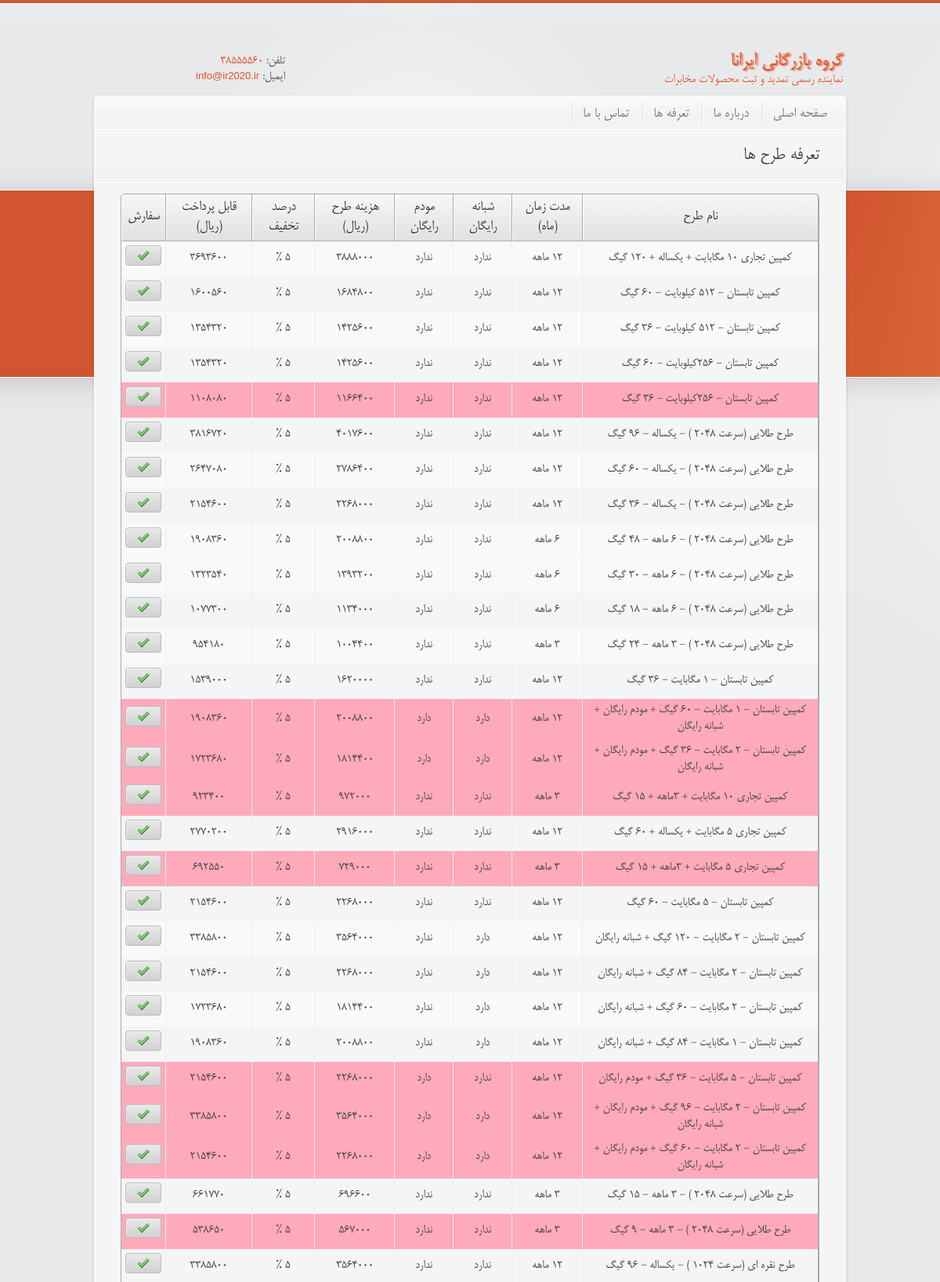
Screenshot of /price.php (upper part) with the database file from the repository.
### tables this page shows
CREATE TABLE IF NOT EXISTS `settings` (
  `id` int(11) NOT NULL AUTO_INCREMENT,
  `key` varchar(30) NOT NULL,
  `value` text NOT NULL,
  PRIMARY KEY (`id`)
);

CREATE TABLE IF NOT EXISTS `plans` (
  `id` int(11) NOT NULL AUTO_INCREMENT,
  `pname` varchar(100) NOT NULL,
  `month` int(11) NOT NULL,
  `gig` int(11) NOT NULL,
  `night` tinyint(1) NOT NULL,
  `modem` tinyint(1) NOT NULL,
  `price` double NOT NULL,
  `percent` tinyint(3) unsigned NOT NULL,
  `special` tinyint(1) NOT NULL,
  `position` int(11) NOT NULL,
  `remove` tinyint(1) NOT NULL,
  PRIMARY KEY (`id`)
);

### classes/database.php (called while the page is built, shortened)
<?php
  include_once("security.php");
class Database
  {
 private static $me;
 private $link;
 public $cmd;
 function __construct()
 {
      $this->link = mysqli_connect(_DB_SERVER,_DB_USER,_DB_PASS);
	  mysqli_set_charset($this->link, "utf8");
      mysqli_select_db($this->link,_DB_NAME);
 }
public static function GetDatabase()
{
   if(is_null(self::$me))
       self::$me = new Database();
    return self::$me;
 }
public function RunSQL()
{
   $security = Security::GetSecurity ();
   $this->cmd = $security->Xss_Clean($this->cmd);
   $result =  mysqli_query($this->link,$this->cmd);
   return $result;
}
function Select($tableName, $fields=NULL, $where = NULL, $order = NULL)
{
    if ($where) $where = " WHERE " . $where;
	$this->cmd = "SELECT $fields FROM `$tableName` " . $where . $order;
	$res = $this->RunSQL();
    if ($res)
	    return mysqli_fetch_array($res);
	else
        return false;
}
public function  SelectAll($tableName, $fields,$where = NULL,
                 $order = NULL, $from = NULL, $count = NULL)
 {
	$limit = "";
    if (!$fileds) $fields="*";
    if ($where) $where = " WHERE " . $where;
    if ($order) $order = " ORDER BY " . $order;
    $this->cmd = "SELECT $fields FROM `$tableName` " . $where . " " . $order . " " . $limit;
    $res =$this->RunSQL();
    $rows = array();
    if ($res)
    {
        while($row = mysqli_fetch_array($res)) $rows[] = $row;
    }
    return $rows;
}
  }
?>

### classes/functions.php (called while the page is built, shortened)
<?php
	include_once("database.php");
	   function GetSettingValue($key, $strip_tags = 0)
       {
			$db = Database::GetDatabase();
			$row = $db ->Select("settings","value","`key`='{$key}'");
			return ($row) ? $row["value"] : false;
       }
?>

### classes/security.php (called while the page is built, shortened)
<?php
class Security
{
    private static $me;
    public static function GetSecurity()
    {
      if(is_null(self::$me))
         self::$me = new Security();
      return self::$me;
    }
    public function Xss_Clean($data)
    {
        $data = str_replace(array('&amp;','&lt;','&gt;'), array('&amp;amp;','&amp;lt;','&amp;gt;'), $data);
        $data = preg_replace('/(&#*\w+)[\x00-\x20]+;/u', '$1;', $data);
        $data = preg_replace('/(&#x*[0-9A-F]+);*/iu', '$1;', $data);
        $data = html_entity_decode($data, ENT_COMPAT, 'UTF-8');
        $data = preg_replace('#(<[^>]+?[\x00-\x20"\'])(?:on|xmlns)[^>]*+>#iu', '$1>', $data);
        $data = preg_replace('#([a-z]*)[\x00-\x20]*=[\x00-\x20]*([`\'"]*)[\x00-\x20]*j[\x00-\x20]*a[\x00-\x20]*v[\x00-\x20]*a[\x00-\x20]*s[\x00-\x20]*c[\x00-\x20]*r[\x00-\x20]*i[\x00-\x20]*p[\x00-\x20]*t[\x00-\x20]*:#iu', '$1=$2nojavascript...', $data);
        $data = preg_replace('#([a-z]*)[\x00-\x20]*=([\'"]*)[\x00-\x20]*v[\x00-\x20]*b[\x00-\x20]*s[\x00-\x20]*c[\x00-\x20]*r[\x00-\x20]*i[\x00-\x20]*p[\x00-\x20]*t[\x00-\x20]*:#iu', '$1=$2novbscript...', $data);
        $data = preg_replace('#([a-z]*)[\x00-\x20]*=([\'"]*)[\x00-\x20]*-moz-binding[\x00-\x20]*:#u', '$1=$2nomozbinding...', $data);
        $data = preg_replace('#(<[^>]+?)style[\x00-\x20]*=[\x00-\x20]*[`\'"]*.*?expression[\x00-\x20]*\([^>]*+>#i', '$1>', $data);
        $data = preg_replace('#(<[^>]+?)style[\x00-\x20]*=[\x00-\x20]*[`\'"]*.*?behaviour[\x00-\x20]*\([^>]*+>#i', '$1>', $data);
        $data = preg_replace('#(<[^>]+?)style[\x00-\x20]*=[\x00-\x20]*[`\'"]*.*?s[\x00-\x20]*c[\x00-\x20]*r[\x00-\x20]*i[\x00-\x20]*p[\x00-\x20]*t[\x00-\x20]*:*[^>]*+>#iu', '$1>', $data);
        $data = preg_replace('#</*\w+:\w[^>]*+>#i', '', $data);
        do
        {
            $old_data = $data;
            $data = preg_replace('#</*(?:applet|b(?:ase|gsound|link)|embed|frame(?:set)?|i(?:frame|layer)|l(?:ayer|ink)|meta|object|s(?:cript|tyle)|title|xml)[^>]*+>#i', '', $data);
        }
        while ($old_data !== $data);
        return $data;
    }
}
?>

### price.php (the view, shortened to what this page needs)
<?php
  include_once("inc/header.php");
    include_once("classes/database.php");
  include_once("classes/functions.php");
    $db = Database::GetDatabase();
$html =<<<cd
  <link rel="stylesheet" href="manager/css/tables.css" type="text/css">
  <link rel="stylesheet" href="manager/css/forms.css" type="text/css">
    <!-- <script src="manager/js/jquery.tools.min.js"></script>
    <script src="manager/js/jquery.ui.min.js"></script>
    <script src="manager/js/jquery.tables.js"></script> -->
    <!-- <style>
      a.button-blue{
        background: -webkit-gradient(linear, left top, left bottom, from(#faa51a), to(#f47a20)) !important;
        color:#2f2f2f !important;
        font-size:15px !important;
        border:1px solid #dd6611 !important;
      }
      a.button-blue:hover,
      a.button-blue:focus{
        background: -webkit-gradient(linear, left top, left bottom, from(#f88e11), to(#f06015)) !important;
        border: solid 1px #aa5511 !important;
        color: #fef4e9 !important;
      }
      a.button-blue.current{
        color:#fff !important;
      }
    </style> -->
    <div class="main png_bg">
      <div class="inner_main">
        <div class="container_alpha slogan">
          <h1>تعرفه طرح ها</h1>
        </div>
        <div class="container_gamma slogan" style="background:none">
cd;
$rows = $db->SelectAll("plans","*"," remove = 0 ","position Asc");
$table=<<<cd
<table class="datatable full">
    <thead class="rtl">
        <tr>
          <th>نام طرح</th>
          <th>مدت زمان (ماه)</th>
          <th>شبانه رایگان</th>
          <th>مودم رایگان</th>
          <th>هزینه طرح (ریال)</th>
          <th>درصد تخفیف</th>
          <th>قابل پرداخت (ریال)</th>
          <th>سفارش</th>
        </tr>
    </thead>
  <tbody class="rtl">
cd;
for($i = 0; $i < Count($rows); $i++)
{
 $rows[$i]["month"] = ($rows[$i]["month"])." ماهه ";
 $rows[$i]["gig"]   = ($rows[$i]["gig"])." گیگابایت ";
 $rows[$i]["night"] = ($rows[$i]["night"])?"دارد" :"ندارد";
 $rows[$i]["modem"] = ($rows[$i]["modem"])?"دارد" :"ندارد";
 $percent = $rows[$i]["percent"]." % ";
if (($i+1)%10 == 0)
  $table.=<<<cd
  </tbody>
<tbody class="rtl" style="display: table-row-group;">
cd;
$percentedprice =$rows[$i]["price"]-(($rows[$i]["price"]*$rows[$i]["percent"])/100);
if ($rows[$i]["special"])
 {
  $class= "spec";
 }
else
 {
   $class = "";
 }
$table .=<<<cd
        <tr class="$class">
            <td>{$rows[$i]["pname"]}</td>
            <td>{$rows[$i]["month"]}</td>
            <td>{$rows[$i]["night"]}</td>
            <td>{$rows[$i]["modem"]}</td>
            <td>{$rows[$i]["price"]}</td>
            <td>{$percent}</td>
            <td>{$percentedprice}</td>
            <td>
              <a href="main.php?act=neword&planid={$rows[$i]["id"]}" class="button button-gray no-text" style="display:inline-block;padding:0 10px;">
                <span class="order"></span>
              </a>
            </td>
        </tr>
cd;
}
$table.="</tbody> </table>";
$html.=<<<cd
          {$table}
          <div class="clearfix"></div>
        </div>
        <div class="container_alpha slogan">
          <h1>تعرفه حجم ها</h1>
        </div>
        <div class="container_gamma slogan" style="background:none">
cd;
$rows = $db->SelectAll("volumes","*",null,"id Asc");
$table=<<<cd
<table class="datatable full">
    <thead class="rtl">
        <tr>
            <th>از حجم (گیگابایت)</th>
            <th>تا حجم (گیگابایت)</th>
            <th>قیمت (ریال)</th>
            <th>درصد تخفیف</th>
            <th>قابل پرداخت (ریال)</th>
        </tr>
    </thead>
  <tbody class="rtl">
cd;
for($i = 0; $i < Count($rows); $i++)
{
 $rows[$i]["fvol"] = ($rows[$i]["fvol"])." گیگابایت ";
 $rows[$i]["tvol"] = ($rows[$i]["tvol"])." گیگابایت ";
 $rows[$i]["percent"] = $rows[$i]["percent"]+" % ";
 $percentedprice = $rows[$i]["price"]-(($rows[$i]["price"]*$rows[$i]["percent"])/100);
$table .=<<<cd
        <tr>
            <td>{$rows[$i]["fvol"]}</td>
            <td>{$rows[$i]["tvol"]}</td>
            <td>{$rows[$i]["price"]}</td>
            <td>{$percent}</td>
      <td>{$percentedprice}</td>
        </tr>
cd;
}
$table.="</tbody> </table>";
$html.=<<<cd
          {$table}
          <div class="clearfix"> </div>
        </div>
      </div>
    </div>
      <div class="endmain png_bg"></div>
cd;
    echo $html;
  include_once("inc/footer.php");
?>

### inc/header.php (shortened to what this page needs)
<?php
	include_once("./classes/database.php");
	include_once("./classes/functions.php");
	$Contact_Email = GetSettingValue('Contact_Email',0);
	$Tell_Number = GetSettingValue('Tell_Number',0);
?>
<!DOCTYPE html>
<html lang="fa" class="no-js"><head>
	<link rel="stylesheet" href="css/style.css">
	<link rel="stylesheet" href="css/rainbow.css" type="text/css">
</head>
<body>
	<iframe style="position:absolute;z-index:1001;top:15px;left:123px;width:150px;height:150px;" src="/eNamadLogo.htm" frameborder="0" scrolling="no" allowtransparency="true"></iframe>
  	<div id="container">
	    <div id="header">
			<div id="logo">
				<h1 style="color:#DE5328;text-shadow:2px 1px 2px #DE5328">گروه بازرگانی ایرانا<span>نماینده رسمی تمدید و ثبت محصولات مخابرات</span></h1>
			</div>
			<div id="personal_data">
				<p>تلفن: <span style="display:inline-block;direction:ltr !important"><?php echo $Tell_Number?></span></p>
				<p>ایمیل: <span><a href="mailto:info@irana.ir" class="latin-font"><?php echo $Contact_Email?></a></span></p>
			</div>
		</div>
		<div id="menu" class="png_bg ltr">
			<ul>
				<li>
					<a href="index.html">صفحه اصلی</a>
				</li>
				<li>
					<a href="aboutus.html" class="">درباره ما</a>
				</li>
				<li>
					<a href="price.html" class="">تعرفه ها</a>
				</li>
				<li>
					<a href="contact.html">تماس با ما</a>
				</li>
			</ul>
		</div>

### inc/footer.php (shortened to what this page needs)
</div>
</body>
</html>

### css/rainbow.css (style rules this page uses)
a, a:active, a:visited ,#main_link_color,#personal_data p span,#personal_data p span a { color:#DE5328; }
h1 strong,h2 strong,h3 strong,h4 strong,h5 strong,h6 strong,.dropcapcolor,.inner_main .widget ul.testimonials li p span,.post_header a:hover,.breadcrumbs p span,h1 span, h2 span, h3 span, h4 span, h5 span, h6 span,.hotstuff ul li a { color:#DE5328; }
body { background:url(../images/background.png) repeat-x scroll 0 0 #e8e9eb; }
a:link { -webkit-tap-highlight-color: #DE5328; }

### manager/css/tables.css (style rules this page uses)
table.full { width: 100%; }
table.datatable { border: 1px solid #aaa; border-collapse: separate; border-spacing: 0; -moz-border-radius: 5px; -webkit-border-radius: 5px; -khtml-border-radius: 5px; border-radius: 5px; direction:rtl !important; }
table.datatable thead th { background: #f7f7f7; background: -webkit-gradient(linear, left top, left bottom, from(#f7f7f7), to(#e1e1e1)); background: -moz-linear-gradient(top, #f7f7f7, #e1e1e1); -pie-background: linear-gradient(top, #f7f7f7, #e1e1e1); border-bottom: 1px solid #aaa; color: #333; text-shadow: 0 1px 0 #fff; position: relative; }
table.datatable thead th { border-right: 1px solid #aaa; }
table.datatable thead th:first-child { border-right: 1px solid #aaa; }
table.datatable thead th { border-left: 1px solid #fff; }
table.datatable thead th:first-child { -moz-border-radius-topright: 5px; -webkit-border-top-right-radius: 5px; -khtml-border-top-right-radius: 5px; border-radius: 0 5px 0 0; }
table.datatable thead th:last-child { -moz-border-radius-topleft: 5px; -webkit-border-top-left-radius: 5px; -khtml-border-top-left-radius: 5px; border-radius: 5px 0 0 0; }
table.datatable tbody tr:last-child td:first-child { -moz-border-radius-bottomleft: 5px; -webkit-border-bottom-left-radius: 5px; -khtml-border-bottom-left-radius: 5px; border-radius: 0 0 0 5px; }
table.datatable tbody tr:last-child td:last-child { -moz-border-radius-bottomright: 5px; -webkit-border-bottom-right-radius: 5px; -khtml-border-bottom-right-radius: 5px; border-radius: 0 0 5px 0; }
table.datatable th, table.datatable td { padding: 5px; vertical-align: middle; font-size: 17px; text-align: center; }
table.datatable tbody tr:nth-child(odd) td { background: #f9f9f9; }
table.datatable tbody td { border-right: 1px solid #eee; }
table.datatable tbody td:first-child { border-right: 1px solid #aaa; }
table.datatable tr.spec td { background-color: #FFAABB !important; }

### manager/css/forms.css (style rules this page uses)
.button { -moz-border-radius: 4px; -webkit-border-radius: 4px; -khtml-border-radius: 4px; border-radius: 4px; -moz-box-shadow:inset 1px 1px 0 rgba(255,255,255,0.3); -webkit-box-shadow:inset 1px 1px 0 rgba(255,255,255,0.3); box-shadow:inset 1px 1px 0 rgba(255,255,255,0.3); cursor: pointer; display: inline-block; font: 12px/16px 'Lucida Grande', 'Lucida Sans Unicode', 'Helvetica Neue', Helvetica, Arial, Verdana, sans-serif; padding: 4px 10px; outline: none !important; text-align: center; text-decoration: none; position: relative; -moz-box-sizing: border-box !important; }
.button-gray { background: #f1f1f1; background: -webkit-gradient(linear, left top, left bottom, from(#e9e9e9), to(#d1d1d1)); background: -moz-linear-gradient(top, #e9e9e9, #d1d1d1); -pie-background: linear-gradient(top, #e9e9e9, #d1d1d1); border: 1px solid #bbb; color: #555; text-shadow: 0 1px 0 #fff; }
.button span { display: inline-block; float: left; height: 16px; margin-right: 5px; position: relative; width: 16px; }
a.button.no-text { display: block; text-indent: -999em; padding: 0; line-height: 24px; overflow: hidden; }
.button.no-text span { display: block; margin: 0; height: 24px; width: 24px; }
.button span.order { background: transparent url(../images/tick.png) no-repeat center center; }

### rows the page displays
settings: value "38555560"
settings: value "info@ir2020.ir"
plans: pname "کمپین تجاری 10 مگابایت + یکساله + 120 گیگ", month "12 ماهه", night "ندارد", modem "ندارد", price "3888000", percent "5 %", percentedprice "3693600"
plans: pname "کمپین تابستان - 512 کیلوبایت - 60 گیگ", month "12 ماهه", night "ندارد", modem "ندارد", price "1684800", percent "5 %", percentedprice "1600560"
plans: pname "کمپین تابستان - 512 کیلوبایت - 36 گیگ", month "12 ماهه", night "ندارد", modem "ندارد", price "1425600", percent "5 %", percentedprice "1354320"
plans: pname "کمپین تابستان - 256کیلوبایت - 60 گیگ", month "12 ماهه", night "ندارد", modem "ندارد", price "1425600", percent "5 %", percentedprice "1354320"
plans: pname "کمپین تابستان - 256کیلوبایت - 36 گیگ", month "12 ماهه", night "ندارد", modem "ندارد", price "1166400", percent "5 %", percentedprice "1108080"
plans: pname "طرح طلایی (سرعت 2048 ) - یکساله - 96 گیگ", month "12 ماهه", night "ندارد", modem "ندارد", price "4017600", percent "5 %", percentedprice "3816720"
plans: pname "طرح طلایی (سرعت 2048 ) - یکساله - 60 گیگ", month "12 ماهه", night "ندارد", modem "ندارد", price "2786400", percent "5 %", percentedprice "2647080"
plans: pname "طرح طلایی (سرعت 2048 ) - یکساله - 36 گیگ", month "12 ماهه", night "ندارد", modem "ندارد", price "2268000", percent "5 %", percentedprice "2154600"
plans: pname "طرح طلایی (سرعت 2048 ) - 6 ماهه - 48 گیگ", month "6 ماهه", night "ندارد", modem "ندارد", price "2008800", percent "5 %", percentedprice "1908360"
plans: pname "طرح طلایی (سرعت 2048 ) - 6 ماهه - 30 گیگ", month "6 ماهه", night "ندارد", modem "ندارد", price "1393200", percent "5 %", percentedprice "1323540"
plans: pname "طرح طلایی (سرعت 2048 ) - 6 ماهه - 18 گیگ", month "6 ماهه", night "ندارد", modem "ندارد", price "1134000", percent "5 %", percentedprice "1077300"
plans: pname "طرح طلایی (سرعت 2048 ) - 3 ماهه - 24 گیگ", month "3 ماهه", night "ندارد", modem "ندارد", price "1004400", percent "5 %", percentedprice "954180"
plans: pname "کمپین تابستان - 1 مگابایت - 36 گیگ", month "12 ماهه", night "ندارد", modem "ندارد", price "1620000", percent "5 %", percentedprice "1539000"
plans: pname "کمپین تابستان - 1 مگابایت - 60 گیگ + مودم رایگان + شبانه رایگان", month "12 ماهه", night "دارد", modem "دارد", price "2008800", percent "5 %", percentedprice "1908360"
plans: pname "کمپین تابستان - 2 مگابایت - 36 گیگ + مودم رایگان + شبانه رایگان", month "12 ماهه", night "دارد", modem "دارد", price "1814400", percent "5 %", percentedprice "1723680"
plans: pname "کمپین تجاری 10 مگابایت + 3ماهه + 15 گیگ", month "3 ماهه", night "ندارد", modem "ندارد", price "972000", percent "5 %", percentedprice "923400"
plans: pname "کمپین تجاری 5 مگابایت + یکساله + 60 گیگ", month "12 ماهه", night "ندارد", modem "ندارد", price "2916000", percent "5 %", percentedprice "2770200"
plans: pname "کمپین تجاری 5 مگابایت + 3ماهه + 15 گیگ", month "3 ماهه", night "ندارد", modem "ندارد", price "729000", percent "5 %", percentedprice "692550"
plans: pname "کمپین تابستان - 5 مگابایت - 60 گیگ", month "12 ماهه", night "ندارد", modem "ندارد", price "2268000", percent "5 %", percentedprice "2154600"
plans: pname "کمپین تابستان - 2 مگابایت - 120 گیگ + شبانه رایگان", month "12 ماهه", night "دارد", modem "ندارد", price "3564000", percent "5 %", percentedprice "3385800"
plans: pname "کمپین تابستان - 2 مگابایت - 84 گیگ + شبانه رایگان", month "12 ماهه", night "دارد", modem "ندارد", price "2268000", percent "5 %", percentedprice "2154600"
plans: pname "کمپین تابستان - 2 مگابایت - 60 گیگ + شبانه رایگان", month "12 ماهه", night "دارد", modem "ندارد", price "1814400", percent "5 %", percentedprice "1723680"
plans: pname "کمپین تابستان - 1 مگابایت - 84 گیگ + شبانه رایگان", month "12 ماهه", night "دارد", modem "ندارد", price "2008800", percent "5 %", percentedprice "1908360"
plans: pname "کمپین تابستان - 5 مگابایت - 36 گیگ + مودم رایگان", month "12 ماهه", night "ندارد", modem "دارد", price "2268000", percent "5 %", percentedprice "2154600"
plans: pname "کمپین تابستان - 2 مگابایت - 96 گیگ + مودم رایگان + شبانه رایگان", month "12 ماهه", night "دارد", modem "دارد", price "3564000", percent "5 %", percentedprice "3385800"
plans: pname "کمپین تابستان - 2 مگابایت - 60 گیگ + مودم رایگان + شبانه رایگان", month "12 ماهه", night "دارد", modem "دارد", price "2268000", percent "5 %", percentedprice "2154600"
plans: pname "طرح طلایی (سرعت 2048 ) - 3 ماهه - 15 گیگ", month "3 ماهه", night "ندارد", modem "ندارد", price "696600", percent "5 %", percentedprice "661770"
plans: pname "طرح طلایی (سرعت 2048 ) - 3 ماهه - 9 گیگ", month "3 ماهه", night "ندارد", modem "ندارد", price "567000", percent "5 %", percentedprice "538650"
plans: pname "طرح نقره ای (سرعت 1024 ) - یکساله - 96 گیگ", month "12 ماهه", night "ندارد", modem "ندارد", price "3564000", percent "5 %", percentedprice "3385800"
